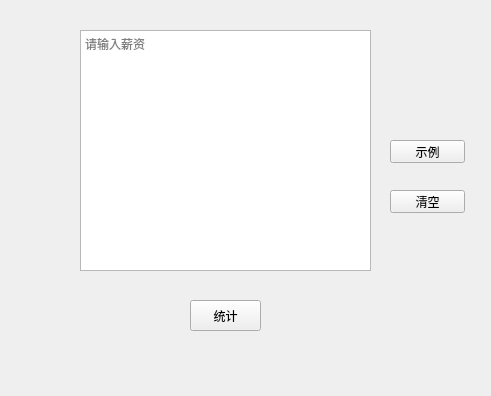
<?xml version="1.0" encoding="UTF-8"?>
<ui version="4.0">
 <class>Form</class>
 <widget class="QWidget" name="Form">
  <property name="geometry">
   <rect>
    <x>0</x>
    <y>0</y>
    <width>491</width>
    <height>396</height>
   </rect>
  </property>
  <property name="windowTitle">
   <string>统计薪资</string>
  </property>
  <widget class="QPlainTextEdit" name="textEdit">
   <property name="geometry">
    <rect>
     <x>80</x>
     <y>30</y>
     <width>291</width>
     <height>241</height>
    </rect>
   </property>
   <property name="placeholderText">
    <string>请输入薪资</string>
   </property>
  </widget>
  <widget class="QPushButton" name="button">
   <property name="geometry">
    <rect>
     <x>190</x>
     <y>300</y>
     <width>71</width>
     <height>31</height>
    </rect>
   </property>
   <property name="text">
    <string>统计</string>
   </property>
  </widget>
  <widget class="QPushButton" name="buttonDemo">
   <property name="geometry">
    <rect>
     <x>390</x>
     <y>140</y>
     <width>75</width>
     <height>23</height>
    </rect>
   </property>
   <property name="text">
    <string>示例</string>
   </property>
  </widget>
  <widget class="QPushButton" name="buttonClear">
   <property name="geometry">
    <rect>
     <x>390</x>
     <y>190</y>
     <width>75</width>
     <height>23</height>
    </rect>
   </property>
   <property name="text">
    <string>清空</string>
   </property>
  </widget>
 </widget>
 <resources/>
 <connections/>
</ui>
